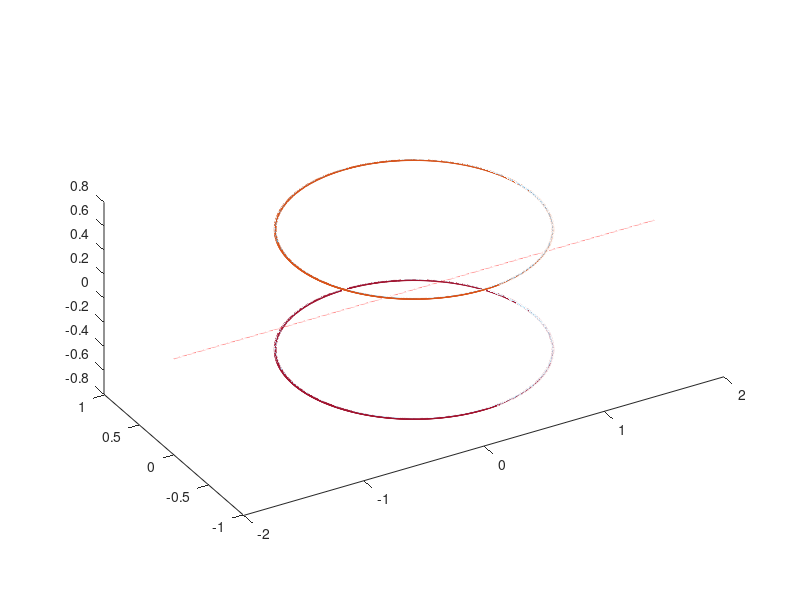
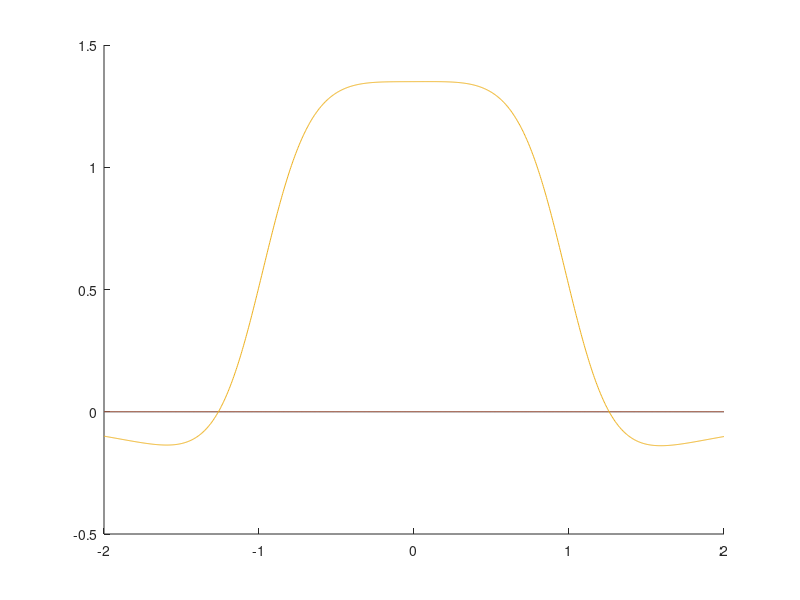

Recreate these plots in MATLAB, in order.
clear;

%% constants

% physical constants
mu0 = 4*pi*10^(-7);

% physical parameters
I = 1.5; % current in A
R = 1; % coil radius
D = 1; % coil-to-coil separation
n = 2; % curve parameter: must be an even integer
N = 100; % number of turns

% simulation parameters
num_elements = 1000;

%% initialization

% parametrization variable
t = linspace(0,2*pi,num_elements)';
% t = t(1:end-1)'; % remove last element
dt = t(2)-t(1);

r = R*((cos(t)).^n + (sin(t)).^n).^(-1/n); % r(t)
drdt = R*((cos(t)).^n + (sin(t)).^n).^(-1/n - 1).*( sin(t).*((cos(t)).^(n-1)) - cos(t).*((sin(t)).^(n-1))); % dr(t)/dt
dl = sqrt((r).^2 + (drdt).^2)*dt;

% coil element positions
coils_r{1} = [r.*cos(t), r.*sin(t),  ones(length(r),1)*D/2]; % top coil
coils_r{2} = [r.*cos(t), r.*sin(t), -ones(length(r),1)*D/2]; % bottom coil

% coil tangents
coils_t{1} = [drdt.*cos(t) - r.*sin(t), drdt.*sin(t) + r.*cos(t), zeros(length(r),1)];
coils_t{2} = [drdt.*cos(t) - r.*sin(t), drdt.*sin(t) + r.*cos(t), zeros(length(r),1)];

% normalization coil tangents
for i = 1:length(coils_t)
    coils_t{i} = coils_t{i}./sqrt(coils_t{i}(:,1).^2 + coils_t{i}(:,2).^2 + coils_t{i}(:,3).^2);
end

% query points
x_q = linspace(-2*R,2*R,1000);
y_q = zeros(length(x_q),1);
z_q = zeros(length(x_q),1);

r_q = [x_q(:), y_q(:), z_q(:)];

% plot coils and query points
figure(1)
clf;
hold on;
for i = 1:length(coils_r)
    plot3(coils_r{i}(:,1),coils_r{i}(:,2),coils_r{i}(:,3));
    quiver3(coils_r{i}(:,1),coils_r{i}(:,2),coils_r{i}(:,3),coils_t{i}(:,1),coils_t{i}(:,2),coils_t{i}(:,3));
end
plot3(r_q(:,1),r_q(:,2),r_q(:,3),'r');
hold off;
view(-30,30)
axis image;

% computation
B = zeros(length(r_q),3);

tic
for i = 1:length(coils_r)
    for j = 1:length(r_q)
        r_q_temp = repmat(r_q(j,:), [length(coils_r{i}), 1]);
        r_rel = (r_q_temp-coils_r{i});
        temp_integral = dl.*cross(coils_t{i},r_rel)./sqrt(r_rel(:,1).^2 + r_rel(:,2).^2 + r_rel(:,3).^2).^3;
        B_temp = (mu0/(4*pi))*I*sum(temp_integral,1);
        B_temp = B_temp*N;
        B(j,:) = B(j,:) + B_temp;
    end
end
toc

% results
figure(2)
clf;
hold on;
plot(repmat(x_q(:),[1,3]), 10000*B)
hold off;


